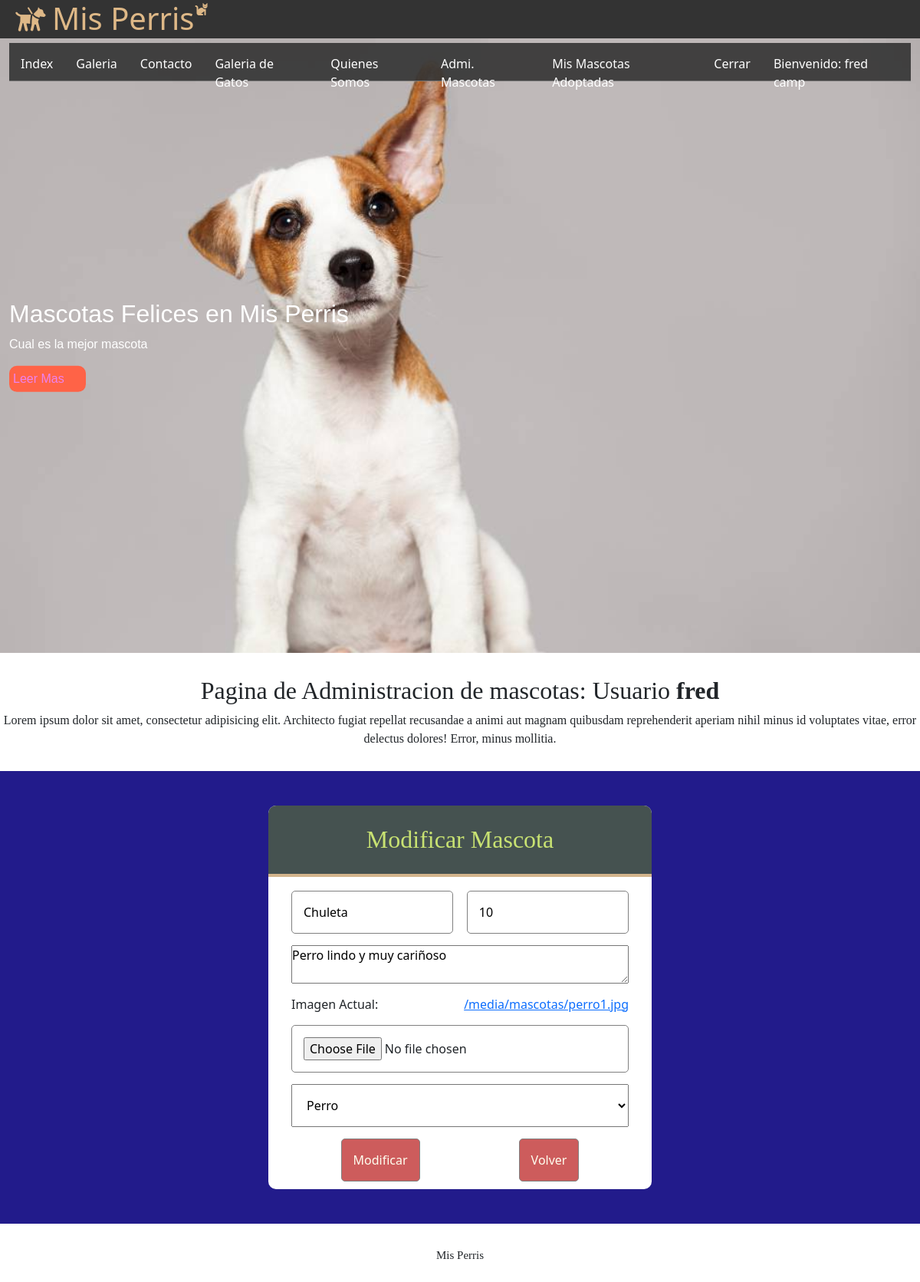
The app's page /buscar/Chuleta/ (signed in) with its own data.
### misPerris/models.py (models this page shows, shortened)
class Mascota(models.Model):
    nombre = models.CharField(primary_key=True,max_length=50)
    edad = models.IntegerField()
    descripcion = models.TextField()
    imagen = models.ImageField(upload_to='mascotas',default='mascotas/default.png')
    publicar = models.BooleanField(default=False)
    comentario= models.TextField(default='--')
    usuario = models.CharField(null=True,max_length=45)
    tipo = models.ForeignKey(TipoMascota, on_delete=models.CASCADE)
    dueno = models.CharField(max_length=45,default='--')

### misPerris/views.py (the view)
# urls.py: path('buscar/<id>/',buscar,name='BUSCAR'),
@login_required(login_url='/login/')
@permission_required('misPerris.view_mascota',login_url='/login/')
def buscar(request, id):
    try:
        mas = Mascota.objects.get(nombre=id)
        tipos = TipoMascota.objects.all()
        contexto = {"mascota":mas,"tipos":tipos}
        return render(request,"modificar.html",contexto)
    except:
        mensaje = "No encontro mascota"
    tipos = TipoMascota.objects.all()
    mascotas = Mascota.objects.all()
    contexto = {"mensaje":mensaje,"tipos":tipos,"mascotas":mascotas}
    return render(request, "formulario.html",contexto)

### misPerris/templates/modificar.html (shortened to what this page needs)
{% extends "base.html" %}
{% load static %}
{% block css %}
    <link rel="stylesheet" href="{% static 'css/formuario.css' %}">
    <link href="https://cdn.jsdelivr.net/npm/bootstrap@5.0.1/dist/css/bootstrap.min.css" rel="stylesheet">
{% endblock css %}
{% block contenido %}
      <section id="bienvenida">
            <h2>Pagina de Administracion de mascotas: Usuario <b>{{user.username}} </b></h2>
            <p>Lorem ipsum dolor sit amet, consectetur adipisicing elit. Architecto fugiat repellat recusandae a animi
                aut magnam quibusdam reprehenderit aperiam nihil minus id voluptates vitae, error delectus dolores!
                Error, minus mollitia.</p>
        </section>
        <section id="formulario">
            <form class="form-registro" id="formu" action="{% url 'MODI' %}" method="POST"
            enctype="multipart/form-data" >
                <h2 class="form-titulo">Modificar Mascota</h2>
                <div class="contenedor-imp">
                    <input class="col-48" type="text" name="txtNombre" id="txtNombre" placeholder="ingrese nombre"
                         pattern="[A-Za-z ]{3,25}" title="recuerde que es un nombre" value="{{mascota.nombre}}">
                    <input class="col-48" type="number" name="txtEdad" id="txtEdad" value="{{mascota.edad}}" >
                    <textarea class="col-100" style="margin-top: 15px;margin-bottom: 15px;" name="txtDesc" id="txtDesc">{{mascota.descripcion}}</textarea>
                    Imagen Actual: <a href="{{mascota.imagen.url}}"> {{mascota.imagen.url}} </a>
                    <input class="col-100" style="margin-top: 15px;" type="file" name="txtImg" id="txtImg" value="{{mascota.imagen.url}}">
                    <select class="col-100" style="margin-top: 15px;padding: 15px;" name="cboTipo" id="cboTipo">
                        {% for item in tipos %}
                            {% if item.nombre != mascota.tipo.nombre %}
                                <option value="{{item.nombre}}">{{item.nombre}}</option>
                            {% else %}
                                <option value="{{item.nombre}}" selected>{{item.nombre}}</option>
                            {% endif %}
                        {% endfor %}
                    </select>
                    <input class="btn-enviar" type="submit" value="Modificar">
                    <input class="btn-enviar" type="button" value="Volver">
                </div>
            </form>
        </section>
{% endblock contenido %}

### misPerris/templates/base.html (shortened to what this page needs)
{% load static %}
<!DOCTYPE html>
<html lang="en">
<head>
    <link rel="stylesheet" href="{% static '/css/estilo.css' %}">
    <link rel="stylesheet" href="{% static '/css/fontello.css' %}">
    {% block css %}
    {% endblock css %}
</head>
<body>
    <header>
        <div class="contenedor">
            <h1 class="icon-guidedog">Mis Perris</h1>
            <label class="fas fa-cat" for="menu-bar">
            </label>
            <nav class="menu">
                <a href="{% url 'IND' %}">Index</a>
                <a href="{% url 'GALE' %}">Galeria</a>
                <a href="">Contacto</a>
                <a href="{% url 'FILTROTM' 'Gatos' %}">Galeria de Gatos</a>
                <a href="">Quienes Somos</a>
                {% if user.is_authenticated %}
                    <a href="{% url 'FORMU' %}">Admi. Mascotas</a>
                    <a href="{% url 'ADMUSER' %}">Mis Mascotas Adoptadas</a>
                    <a href="{% url 'CERRAR' %}">Cerrar</a>
                    <a href="">Bienvenido: {{user.first_name}} {{user.last_name}}</a>
                {% else %}
                    <a href="{% url 'LOGIN' %}">Login</a>
                    <a href="{% url 'CREARU' %}">Crear Usuario</a>
                {% endif%}
            </nav>
        </div>
    </header>
    <main>
        <section id="banner">
            <img src="{% static 'img/1529929537_419627_1529933291_noticia_normal.jpg' %}" alt="">
            <div class="contenedor">
                <h2>Mascotas Felices en Mis Perris</h2>
                <p>Cual es la mejor mascota</p>
                <a href="">Leer Mas</a>
            </div>
        </section>
    {% block contenido %}
    {% endblock contenido %}
    </main>
    <footer>
        <div class="contenedor">
            <p>Mis Perris</p>
        </div>
    </footer>
</body>
</html>

### misPerris/static/css/estilo.css (style rules this page uses)
* { margin: 0; padding: 0; box-sizing: border-box; }
header { width: 100%; height: 50px; background:#333; color: burlywood; position: fixed; top: 0; left: 0; z-index: 100; }
h1 { float: left; }
.contenedor { width: 98%; margin: auto; }
header .contenedor { display: table; }
section { width: 100%; margin-bottom: 30px; }
#bienvenida { text-align: center; font-family: cursive; }
footer { font-family: cursive; text-align: center; height: 100px; font-size: 15px; }

### misPerris/static/css/formuario.css (style rules this page uses)
#formulario { background: rgb(34, 27, 139); padding: 45px; }
.form-titulo { background: rgb(69, 82, 80); color: rgb(200, 226, 114); padding: 25px; text-align: center; font-family: cursive; border-top-left-radius: 10px; border-top-right-radius: 10px; border-bottom: solid 4px tan; }
.form-registro { width: 95%; max-width: 500px; margin: auto; background: white; border-radius: 10px ; }
.contenedor-imp { padding: 10px 30px; display: flex; flex-wrap: wrap; justify-content: space-between; }
input { padding: 15px; margin-top: 10px; border-radius: 5px; border: solid 1px gray }
.col-48 { width: 48%; }
.col-100 { width: 100%; }
.btn-enviar { background: indianred; color: ivory; margin:auto; margin-top: 15px; cursor: pointer; }

### misPerris/static/css/menu.css (style rules this page uses)
.menu { position: absolute; top: 50px; left: 0; width: 100%; height: 100vh; background: rgb(51, 51, 51, 0.9); transition: all 1.5s; transform: translateX(-100%); }
.menu a { display: block; color: white; height: 50px; text-decoration: none; padding: 15px; border-bottom: solid 1px rgb(255, 255, 255, 0.3); }
@media (min-width:1024px) { .menu { position: static; width: auto; height: auto; float: right; display: flex; transform: translateX(0%); } }

### misPerris/static/css/banner.css (style rules this page uses)
#banner { margin-top: 50px; position: relative; }
#banner img { width: 100%; }
#banner .contenedor { position: absolute; top: 50%; left: 50%; color: white; font-family: Arial, Helvetica, sans-serif; transform: translateX(-50%) translateY(-50%); }
#banner a { display: block; width: 100px; color: violet; background: tomato; text-decoration: none; margin-top: 15px; padding: 5px; border-radius: 10px; }

### records on screen
Mascota: txtNombre "Chuleta", txtEdad "10", txtDesc "Perro lindo y muy cariñoso", imagen "/media/mascotas/perro1.jpg"

### other values on screen
{{ user.first_name }} "fred"
{{ user.last_name }} "camp"
{{ user.username }} "fred"
form field cboTipo "Perro"
